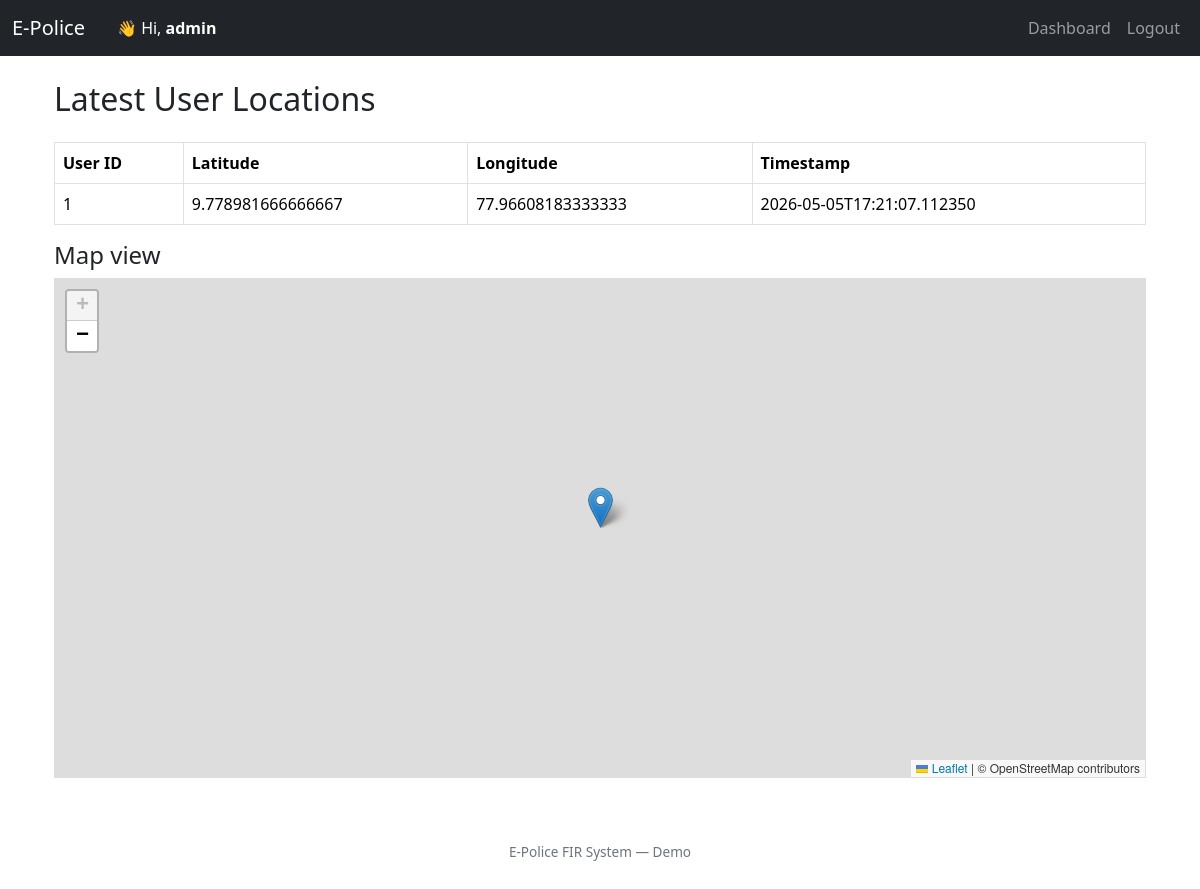
The app's page /admin/locations (signed in) with its own data.
### app.py (models this page shows, shortened)
class User(UserMixin, db.Model):
    id = db.Column(db.Integer, primary_key=True)
    name = db.Column(db.String(150), nullable=False)
    father_name = db.Column(db.String(150))
    mobile = db.Column(db.String(20))
    email = db.Column(db.String(150), unique=True)
    address = db.Column(db.String(200))
    district = db.Column(db.String(100))
    state = db.Column(db.String(50))
    police_station = db.Column(db.String(100))
    role = db.Column(db.String(20))  # complainant / police / admin
    imei = db.Column(db.String(50), nullable=True)
    username = db.Column(db.String(150), unique=True, nullable=False)
    password_hash = db.Column(db.String(256), nullable=False)
    is_active = db.Column(db.Boolean, default=True)
    location = db.Column(db.String(255), nullable=True)
    firs = db.relationship('FIR', foreign_keys='FIR.complainant_id', backref='complainant', lazy=True)
    assigned_firs = db.relationship('FIR', foreign_keys='FIR.assigned_police_id', backref='assigned_police', lazy=True)
    updates = db.relationship('FIRStatusUpdate', backref='updated_by', lazy=True)

class UserLocation(db.Model):
    id = db.Column(db.Integer, primary_key=True)
    user_id = db.Column(db.Integer, nullable=False)
    latitude = db.Column(db.Float, nullable=False)
    longitude = db.Column(db.Float, nullable=False)
    timestamp = db.Column(db.DateTime, default=datetime.utcnow)

### app.py (the view)
@app.route('/admin/locations')
@login_required
@admin_required
def admin_locations():
    subs = db.session.query(UserLocation.user_id, func.max(UserLocation.timestamp).label('ts')) \
                     .group_by(UserLocation.user_id).all()
    locations = []
    for user_id, ts in subs:
        loc = UserLocation.query.filter_by(user_id=user_id).order_by(UserLocation.timestamp.desc()).first()
        if loc:
            locations.append({
                'user_id': loc.user_id,
                'latitude': float(loc.latitude),
                'longitude': float(loc.longitude),
                'timestamp': loc.timestamp.isoformat()
            })
    return render_template('admin_locations.html', locations=locations)

### app.py (called while the page is built)
@login_manager.user_loader
def load_user(user_id):
    return User.query.get(int(user_id))

def admin_required(f):
    @wraps(f)
    def decorated_function(*args, **kwargs):
        if not current_user.is_authenticated or current_user.role != 'admin':
            flash("Admin access required.", "danger")
            return redirect(url_for('unauthorized'))
        return f(*args, **kwargs)
    return decorated_function

### templates/admin_locations.html (shortened to what this page needs)
{% extends 'base.html' %}
{% block content %}
<div class="container">
  <div class="d-flex justify-content-between align-items-center mb-3">
    <h2>Latest User Locations</h2>
  </div>
  <div class="mb-3">
    <table class="table table-bordered">
      <thead>
        <tr>
          <th>User ID</th>
          <th>Latitude</th>
          <th>Longitude</th>
          <th>Timestamp</th>
        </tr>
      </thead>
      <tbody>
        {% if locations %}
          {% for loc in locations %}
          <tr>
            <td>{{ loc.user_id }}</td>
            <td>{{ loc.latitude }}</td>
            <td>{{ loc.longitude }}</td>
            <td>{{ loc.timestamp }}</td>
          </tr>
          {% endfor %}
        {% else %}
          <tr><td colspan="4" class="text-center">No locations shared yet.</td></tr>
        {% endif %}
      </tbody>
    </table>
  </div>
  <h4>Map view</h4>
  <div id="map" style="height:500px;border:1px solid #ddd;"></div>
</div>
<link rel="stylesheet" href="https://unpkg.com/leaflet@1.9.3/dist/leaflet.css" />
{% endblock %}

### templates/base.html (shortened to what this page needs)
<!DOCTYPE html>
<html lang="en">
<head>
  <link href="https://cdn.jsdelivr.net/npm/bootstrap@5.3.2/dist/css/bootstrap.min.css" rel="stylesheet">
</head>
<body>
  <nav class="navbar navbar-expand-lg navbar-dark bg-dark">
    <div class="container-fluid">
      <a class="navbar-brand" href="{{ url_for('dashboard') }}">E-Police</a>
      {% if current_user.is_authenticated %}
        <span class="navbar-text text-white ms-3">
          👋 Hi, <strong>{{ current_user.username }}</strong>
        </span>
      {% endif %}
      <div class="collapse navbar-collapse" id="navMenu">
        <ul class="navbar-nav ms-auto">
          {% if current_user.is_authenticated %}
            <li class="nav-item"><a class="nav-link" href="{{ url_for('dashboard') }}">Dashboard</a></li>
            <li class="nav-item"><a class="nav-link" href="{{ url_for('logout') }}">Logout</a></li>
          {% else %}
            <li class="nav-item"><a class="nav-link" href="{{ url_for('login') }}">Login</a></li>
            <li class="nav-item"><a class="nav-link" href="{{ url_for('register') }}">Register</a></li>
          {% endif %}
        </ul>
      </div>
    </div>
  </nav>
  <div class="container mt-4">
    {% block content %}{% endblock %}
  </div>
  <footer class="text-center small-muted mt-5">
    <div class="container py-3">E-Police FIR System — Demo</div>
  </footer>
</body>
</html>

### templates/base.html (style rules this page uses)
body { padding-bottom: 50px; }
.small-muted { font-size: .85rem; color: #6c757d; }

### records on screen
User: username "admin"
UserLocation: user_id "1", latitude "9.778981666666667", longitude "77.96608183333333", timestamp "2026-05-05T17:21:07.112350"
